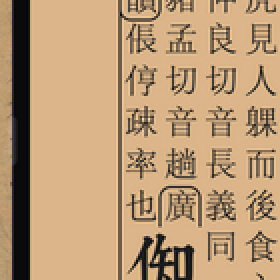
#> input picture docs/research/evidence/e709/browser-cell.png, 140 x 140 px, given in place of 0312.jpg, which was not available (shown 2 times larger)
$ python eval_column_seg.py ../docs/research/evidence/e709/browser-cell.png
#> lines starting #> are read from the running program, lines starting #| are printed output that depends on the picture; after the words box and inside, x2 and y2 are one past the last pixel; in counts of white or black regions, pixels touching at a corner belong together
### scripts/kangxi_column_seg.py
#!/usr/bin/env python3
"""康熙字典扫描图分层列分割：大列（两小列单位）→ 小列。

版式先验（用户给定 + 像素实测，2026-11-14）：
  - **每页必有 8 大列 16 小列**；各页大列宽度大致相同、小列宽度大致相同。
  - 小列 ≈ 60px 宽、~24 字/列（字步进 ≈ 列距 ≈ 59px）；一条金标行 = 一个小列。
  - 字头大字 ≈ 2× 小列宽、内部无谷，横跨一个大列的两个小列位。
  - 本版无界行（只有外框线），列界靠列间隙的墨迹剖面谷值检测。

算法（先验约束网格）：
  1. x 剖面谷值检测 → 候选列界（只有「有证据」的线）。
  2. 拟合 17 条等距网格线（R−k·p, k=0..16 → 16 小列位）：2D 搜索
     (p, R)，代价 = 谷值到最近网格线距离 + 左右端对齐残差；pitch 搜索域
     多页运行时用全体页池化中位 ±3px（「各页宽度大致相同」先验）。
  3. 网格线吸附：±5px 内有谷值的线取谷值精位（detected），否则保持网格
     位置（grid）——变体区漏谷的小列由网格补出。
  4. 每小列位测纵向墨迹范围 y1/y2、容量 cap、字峰数 chars_est。

层次结构（阅读序，右→左）：
  majors[8]           大列：split=True（内部线 detected）/ False（大字列跨位）
    └ minors[2]       小列：x 范围 + y 墨迹 + cap + chars_est + bound 线证据

用法：
  python3 scripts/kangxi_column_seg.py 333            # JSON
  python3 scripts/kangxi_column_seg.py 316 --draw     # 标注图（红=大列界，蓝实=列内小列界·有谷值证据，
                                                      #   蓝虚=网格补位；紫标 chars/cap）
  python3 scripts/kangxi_column_seg.py 312-335 --count # 列数/pitch/证据率 vs 金标行数
"""
import argparse
import json
import sqlite3
import sys
from pathlib import Path

import numpy as np
from PIL import Image, ImageDraw

REPO = Path(__file__).resolve().parent.parent
MD = REPO / "paddleocr-baseline/data/ocr-markdown"
DB = REPO / "paddleocr-baseline/data/ocr/ocr.sqlite3"
IMGDIR = Path("/Volumes/WD-2T/guji-ocr/datasets/kangxizidian-wuyingdian")

DARK_THR = 140          # 二值化阈值（刻本墨色 < 140）
SMOOTH_K = 11           # x 剖面平滑窗
VALLEY_MAX_SEP = 40     # 相邻谷最小间隔（小于此取最深者合并）
SNAP_TOL = 5.0          # 网格线吸附谷值的容差 px
N_SLOTS = 16            # 先验：每页 16 小列（17 条网格线）
PITCH_RANGE = (50.0, 70.0)
MIN_INK_ROWS = 12


def moving_avg(a, k):
    return np.convolve(a, np.ones(k) / k, mode="same")


def block_bbox_for(page: int):
    """VL 缓存 vertical_text 块 bbox；缺失回退 None。"""
    f = MD / f"{page:04d}.json"
    if not f.exists() or not DB.exists():
        return None
    try:
        sha = json.loads(f.read_text(encoding="utf-8"))["sha256"]
        row = sqlite3.connect(str(DB)).execute(
            "SELECT result_json FROM images WHERE sha256=?", (sha,)).fetchone()
        rj = json.loads(row[0])
        xs, ys = [], []
        for blk in rj["result"]["layoutParsingResults"][0]["prunedResult"]["parsing_res_list"]:
            if blk["block_label"] in ("vertical_text", "text"):
                x1, y1, x2, y2 = blk["block_bbox"]
                xs += [x1, x2]
                ys += [y1, y2]
        if xs:
            return min(xs), min(ys), max(xs), max(ys)
    except Exception:
        pass
    return None


def find_valleys(prof, med):
    cand = [i for i in range(SMOOTH_K, len(prof) - SMOOTH_K)
            if prof[i] <= prof[i - 1] and prof[i] <= prof[i + 1]
            and prof[i] < med * 0.62]
    sel = []
    for i in cand:
        if sel and i - sel[-1] < VALLEY_MAX_SEP:
            if prof[i] < prof[sel[-1]]:
                sel[-1] = i
        else:
            sel.append(i)
    return sel


# [24 lines left out: functions refine_valley, minor_y_extent, char_peaks, not called in this run]


def fit_grid(valleys, ink_lo, ink_hi, bound_lo, bound_hi, pitch_range):
    """17 条等距线 R−k·p（k=0..16）拟合谷值。

    代价 = Σ 谷值到最近线距离 + 端线对齐残差（左端线 vs 墨迹左缘）。
    返回 (lines_local, pitch, R)；lines_local 升序（左→右），17 条。
    """
    best = None
    if not valleys:
        return None
    v = np.asarray(valleys, dtype=float)
    for p in np.arange(pitch_range[0], pitch_range[1] + 1e-9, 0.2):
        # R（最右线）锚：墨迹右缘附近扫描；线须全部落在 [bound_lo, bound_hi]
        for R in np.arange(ink_hi - 8, ink_hi + 9, 1.0):
            lines = R - p * np.arange(N_SLOTS + 1)
            if lines[-1] < bound_lo or lines[0] > bound_hi:
                continue
            d = np.abs(v[:, None] - lines[None, :]).min(axis=1)
            cost = d.sum() + abs(lines[-1] - ink_lo)
            if best is None or cost < best[0]:
                best = (cost, lines.copy(), float(p), float(R))
    if best is None:  # 边界放不下 16 列：放宽 bound 再试一次
        return fit_grid(valleys, ink_lo, ink_hi, bound_lo - 40, bound_hi + 40, pitch_range)
    return best[1], best[2], best[3]


# [12 lines left out: function snap_lines, not called in this run]


def frame_bbox(dark):
    """全页投影检测版框线（长连续深色线，占比>0.5）。返回 (x0,y0,x1,y1) 或 None。

    @312 类页面左框线被裁切时 x0 回退 x1−16×期望宽。"""
    H, W = dark.shape
    band = dark[int(H * 0.2):int(H * 0.8)]
    colr = band.mean(axis=0)
    xc = np.where(colr > 0.5)[0]
    rowr = dark[:, int(W * 0.2):int(W * 0.8)].mean(axis=1)
    yc = np.where(rowr > 0.5)[0]
    if len(xc) < 2 or len(yc) < 2:
        return None

    def clusters(idx):
        out = []
        for i in idx:
            if out and i - out[-1][-1] <= 3:
                out[-1].append(i)
            else:
                out.append([i])
        return [int(np.mean(c)) for c in out]

    xs, ys = clusters(xc), clusters(yc)
    x_r, x_l = xs[-1], xs[0]
    y_b, y_t = ys[-1], ys[0]
    if x_r - x_l < W * 0.5:  # 左线缺失（裁切）：按先验 16 列宽回推
        x_l = x_r - 960
    return x_l, y_t, x_r, y_b


def choose_block(page: int, dark, expected_w):
    """VL vertical_text 块 vs 版框检测。

    VL 块会整页漏检半页（@312 宽 635、@330 宽 898 vs 框内 ~950+），是已知
    失效模式；版框只多含框线本身（内缩 +6 吸收）。故 VL 宽 < 92%×框宽时
    信框，否则信 VL（更紧，天然排除页眉页脚）。"""
    vl = block_bbox_for(page)
    fb = frame_bbox(dark)
    if vl and fb:
        if (vl[2] - vl[0]) < 0.92 * (fb[2] - fb[0]):
            return "frame", fb
        return "vl", vl
    if fb:
        return "frame", fb
    if vl:
        return "vl", vl
    H, W = dark.shape
    return "margin", (50, 60, W - 50, H - 60)


def segment(page: int, img_path=None, dark_thr=DARK_THR, pitch_range=PITCH_RANGE):
    """返回 dict：block/pitch/lines/majors（右→左，major 含 minors 右→左）。"""
    img_path = img_path or IMGDIR / f"{page:04d}.jpg"
    g = np.array(Image.open(img_path).convert("L"))
    dark_all = (g < dark_thr).astype(np.float32)
    # 先验期望宽：16 × pitch 搜索域中点（多页运行时已被池化先验收窄）
    expected_w = N_SLOTS * (pitch_range[0] + pitch_range[1]) / 2
    src, bbox = choose_block(page, dark_all, expected_w)
    x0, y0, x1, y1 = bbox
    dark = dark_all
    bx0, by0, bx1, by1 = x0 + 6, y0 + 6, x1 - 6, y1 - 6
    blk = dark[by0:by1, bx0:bx1]
    prof = moving_avg(blk.mean(axis=0), SMOOTH_K)
    prof[:SMOOTH_K] = prof[SMOOTH_K:2 * SMOOTH_K].mean()
    prof[-SMOOTH_K:] = prof[-2 * SMOOTH_K:-SMOOTH_K].mean()
    med = float(np.median(prof))

    vx = [refine_valley(blk.mean(axis=0), i) for i in find_valleys(prof, med)]
    # 墨迹左右缘（x 剖面 > 中位×0.35 的范围）
    on = np.where(prof > max(0.05, med * 0.35))[0]
    ink_lo, ink_hi = (int(on[0]), int(on[-1])) if len(on) > 10 else (0, blk.shape[1] - 1)

    fit = fit_grid(vx, ink_lo, ink_hi, 0, blk.shape[1] - 1, pitch_range)
    if fit is None:
        return dict(page=page, block=[int(x0), int(y0), int(x1), int(y1)],
                    error="no valleys detected")
    lines, pitch, R = fit
    lines, evidence = snap_lines(lines, vx)

    # 小列位（右→左）：slot k 由 lines[k]（右界）与 lines[k+1]（左界）构成
    minors = []
    for k in range(N_SLOTS):
        L, Rr = lines[k + 1], lines[k]  # L < Rr（lines 升序）
        strip = blk[:, int(round(L)) + 1:int(round(Rr)) - 1]
        ext = minor_y_extent(strip) if strip.shape[1] >= 8 else None
        if ext:
            yy0, yy1 = ext
            cap = max(1, round((yy1 - yy0) / pitch) + 1)
            ce = char_peaks(strip, pitch)
            m = dict(x1=int(round(L) + bx0), x2=int(round(Rr) + bx0),
                     cx=int(round((L + Rr) / 2 + bx0)),
                     y1=int(yy0 + by0), y2=int(yy1 + by0), cap=cap, chars_est=ce)
        else:
            m = dict(x1=int(round(L) + bx0), x2=int(round(Rr) + bx0),
                     cx=int(round((L + Rr) / 2 + bx0)),
                     y1=None, y2=None, cap=0, chars_est=0)
        m["bound"] = "detected" if (evidence[k] and evidence[k + 1]) else "grid"
        minors.append(m)

    majors = []
    for j in range(N_SLOTS // 2):
        pair = minors[2 * j:2 * j + 2]
        majors.append(dict(
            kind="pair" if evidence[2 * j + 1] else "wide",
            x1=pair[1]["x1"], x2=pair[0]["x2"], minors=pair))

    return dict(page=page, block=[int(x0), int(y0), int(x1), int(y1)],
                pitch=round(pitch, 1), n_minors=N_SLOTS, n_majors=N_SLOTS // 2,
                lines_evidence=f"{sum(evidence)}/{len(lines)}",
                majors=majors)


# [103 lines left out: functions draw, gold_line_count, detect_page_pitch, main, not called in this run]


# [2 lines that do not run on import are left out]

### scripts/eval_column_seg.py
#!/usr/bin/env python3
"""列分割 × 初校金标 逐页验证：金标行→小列 单调分配（DP），按列残差评分。

用法：python3 scripts/eval_column_seg.py [-v]
评分口径（10 分制，2026-11-14 首轮结果见 docs/research/ 报告「列分割逐页验证」节）：
  金标行按阅读序单调分配到 16 小列（允许首/尾空列=金标未转写的字头/前部尾区，
  DP 最小化 Σ|chars_est − 段字数|）；
  正文列残差 ≤2 好 / ≤4 近 / >4 坏；wide 字头列（chars_est 设计上不可靠）≤6/≤8；
  未分配且有墨的列=「未覆盖」不按坏列扣分（每列 −0.25，cap 1）；
  扣分：覆盖列总偏差 >8% −2、>4% −1；坏列各 −0.5（cap 4）；近列各 −0.25（cap 2）。
"""
import sys
from pathlib import Path

REPO = Path(__file__).resolve().parent.parent
sys.path.insert(0, str(REPO / "scripts"))
from kangxi_column_seg import segment  # noqa: E402
from eval_ocr_fold import gj_bands, norm  # noqa: E402


# [41 lines left out: function assign_lines, not called in this run]


def validate(page: int):
    res = segment(page)
    if "error" in res:
        return None
    cols = [m for maj in res["majors"] for m in maj["minors"]]
    wide_cols = {2 * j for j in range(8) if res["majors"][j]["kind"] == "wide"}
    ests = [m["chars_est"] for m in cols]

    lines = [l for b in gj_bands(REPO / "kangxi-gold/annotations" / f"{page:04d}.gj")
             for l in b]
    lens = [len(norm(l)) for l in lines]
    ranges = assign_lines(lens, ests)

    total_gold = sum(lens)
    covered = [(j, rng) for j, rng in enumerate(ranges) if rng and rng[1] > rng[0]]
    covered_est = sum(ests[j] for j, _ in covered)
    uncovered = sum(1 for j, rng in enumerate(ranges)
                    if (not rng or rng[1] == rng[0]) and ests[j] > 4)
    dev = (covered_est - total_gold) / max(total_gold, 1)

    good = near = bad = 0
    details = []
    for j, rng in covered:
        g = sum(lens[rng[0]:rng[1]])
        r = ests[j] - g
        tol, tol2 = (6, 8) if j in wide_cols else (2, 4)
        if abs(r) <= tol:
            good += 1
        elif abs(r) <= tol2:
            near += 1
            details.append((j, r, g, lines[rng[0]][:10]))
        else:
            bad += 1
            details.append((j, r, g, lines[rng[0]][:10]))

    score = 10.0
    if abs(dev) > 0.08:
        score -= 2
    elif abs(dev) > 0.04:
        score -= 1
    score -= min(4.0, bad * 0.5)
    score -= min(2.0, near * 0.25)
    score -= min(1.0, uncovered * 0.25)

    return dict(page=page, gold_lines=len(lines), total_gold=total_gold,
                covered_est=covered_est, dev=round(dev * 100, 1),
                good=good, near=near, bad=bad, uncovered=uncovered,
                wide=sorted(wide_cols), evidence=res["lines_evidence"],
                pitch=res["pitch"], score=round(max(0, score), 2),
                details=details)


if __name__ == "__main__":
    verbose = "-v" in sys.argv
    pages = [p for p in range(312, 336) if p != 329]
    rows = [r for r in (validate(p) for p in pages) if r]
#> in segment, `g = np.array(Image.open(img_path).convert("L"))`:
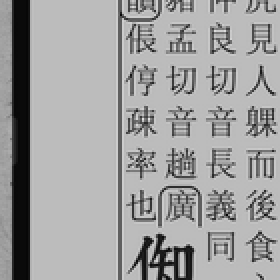
#> g: shape (140, 140) (shown 2 times larger); min 5, max 225, mean 160.1
#> in segment, `dark_all = (g < dark_thr).astype(np.float32)`:
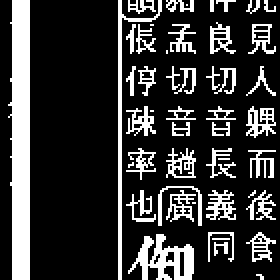
#> dark_all: shape (140, 140) float32 (shown 2 times larger); values 0 (black) and 1 (white), 21.2% white; 49 white regions (12 under 20 px), largest, box (x1, y1, x2, y2) and area: (4, 0, 15, 140) 1272, (64, 117, 97, 140) 380, (59, 0, 81, 140) 328
#> in frame_bbox, `band = dark[int(H * 0.2):int(H * 0.8)]`:
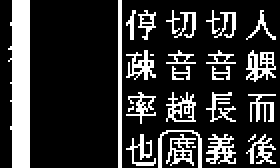
#> band: shape (84, 140) float32 (shown 2 times larger); values 0 (black) and 1 (white), 20.5% white; 29 white regions (5 under 20 px), largest, box (x1, y1, x2, y2) and area: (4, 0, 15, 84) 767, (59, 0, 61, 84) 168, (123, 25, 138, 41) 124
#> in frame_bbox, `colr = band.mean(axis=0)`: colr = 140 values, max 1 at index 6, min 0 at index 0, mean 0.205
#> in frame_bbox, `xc = np.where(colr > 0.5)[0]`: xc = [6, 7, 8, 9, 10, 11, 12, 13, 14, 59, 60, 66, 70, 106]
#> in frame_bbox, `rowr = dark[:, int(W * 0.2):int(W * 0.8)].mean(axis=1)`: rowr = 140 values, max 0.417 at index 55, min 0.0238 at index 27, mean 0.177
#> in frame_bbox, `yc = np.where(rowr > 0.5)[0]`: yc = empty array
#> in segment, `src, bbox = choose_block(page, dark_all, expected_w)`: src = 'margin'; bbox = (50, 60, 90, 80)
#> in segment, `x0, y0, x1, y1 = bbox`: x0 = 50; y0 = 60; x1 = 90; y1 = 80
#> in segment, `bx0, by0, bx1, by1 = x0 + 6, y0 + 6, x1 - 6, y1 - 6`: bx0 = 56; by0 = 66; bx1 = 84; by1 = 74
#> in segment, `prof = moving_avg(blk.mean(axis=0), SMOOTH_K)`: prof = 28 values, max 0.227 at index 7, min 0 at index 27, mean 0.106
#> in segment, `med = float(np.median(prof))`: med = 0.0777
#> in find_valleys, `cand = [i for i in range(SMOOTH_K, len(prof) - SMOOTH_K) if prof[i] <=..`: cand = []
#> in segment, `on = np.where(prof > max(0.05, med * 0.35))[0]`: on = 28 values from 0 to 27
#> in segment, `ink_lo, ink_hi = (int(on[0]), int(on[-1])) if len(on) > 10 else (0, bl..`: ink_lo = 0; ink_hi = 27
#> in validate, `res = segment(page)`: res = {'page': 312, 'block': [50, 60, 90, 80], 'error': 'no valleys detected'}
#> call 2 of segment, with page = 313, dark_thr = 140, pitch_range = (50, 70)
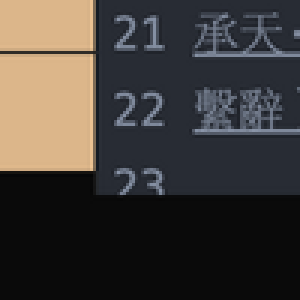
#> input picture docs/research/evidence/e710/browser-cell.png, 100 x 100 px, given in place of 0313.jpg, which was not available (shown 3 times larger)
#> in segment (call 2), `g = np.array(Image.open(img_path).convert("L"))`:
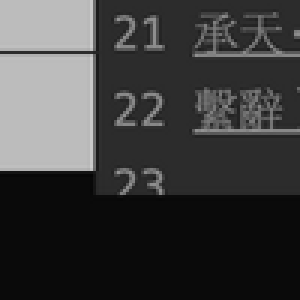
#> g: shape (100, 100) (shown 3 times larger); min 5, max 204, mean 61.2
#> in segment (call 2), `dark_all = (g < dark_thr).astype(np.float32)`:
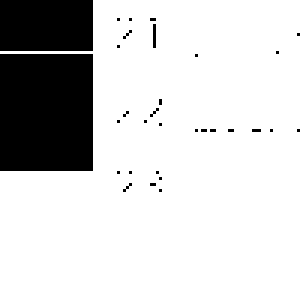
#> dark_all: shape (100, 100) float32 (shown 3 times larger); values 0 (black) and 1 (white), 82.1% white; 31 black regions (29 under 20 px), largest, box (x1, y1, x2, y2) and area: (0, 18, 31, 57) 1209, (0, 0, 31, 17) 527
#> in frame_bbox (call 2), `band = dark[int(H * 0.2):int(H * 0.8)]`:
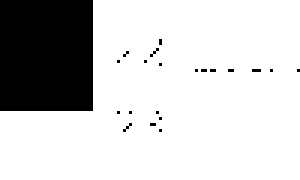
#> band: shape (60, 100) float32 (shown 3 times larger); values 0 (black) and 1 (white), 80.3% white; 21 black regions (20 under 20 px), largest, box (x1, y1, x2, y2) and area: (0, 0, 31, 37) 1147
#> in frame_bbox (call 2), `colr = band.mean(axis=0)`: colr = 100 values, max 1 at index 31, min 0.383 at index 0, mean 0.803
#> in frame_bbox (call 2), `xc = np.where(colr > 0.5)[0]`: xc = 69 values from 31 to 99
#> in frame_bbox (call 2), `rowr = dark[:, int(W * 0.2):int(W * 0.8)].mean(axis=1)`: rowr = 100 values, max 1 at index 17, min 0.7 at index 43, mean 0.89
#> in frame_bbox (call 2), `yc = np.where(rowr > 0.5)[0]`: yc = 100 values from 0 to 99
#> the loop in clusters, `for i in idx:` made 69 passes
#> after the loop in clusters, `for i in idx:`: out = 1 item
#> the loop in clusters (call 2), `for i in idx:` made 100 passes
#> in frame_bbox (call 2), `xs, ys = clusters(xc), clusters(yc)`: xs = [65]; ys = [49]
#> in frame_bbox (call 2), `x_r, x_l = xs[-1], xs[0]`: x_r = 65
#> in frame_bbox (call 2), `y_b, y_t = ys[-1], ys[0]`: y_b = 49
#> in frame_bbox (call 2), `x_l = x_r - 960`: x_l = -895
#> in segment (call 2), `src, bbox = choose_block(page, dark_all, expected_w)`: src = 'frame'; bbox = (-895, 49, 65, 49)
#> in segment (call 2), `x0, y0, x1, y1 = bbox`: x0 = -895; y0 = 49; x1 = 65; y1 = 49
#> in segment (call 2), `bx0, by0, bx1, by1 = x0 + 6, y0 + 6, x1 - 6, y1 - 6`: bx0 = -889; by0 = 55; bx1 = 59; by1 = 43
#> in segment (call 2), `blk = dark[by0:by1, bx0:bx1]`: blk = empty array
#> in segment (call 2), `med = float(np.median(prof))`: med = nan
#> in segment (call 2), `on = np.where(prof > max(0.05, med * 0.35))[0]`: on = empty array
#> in segment (call 2), `ink_lo, ink_hi = (int(on[0]), int(on[-1])) if len(on) > 10 else (0, bl..`: ink_hi = 58
#> (the run stopped early here; a loop or call above may not have finished)
